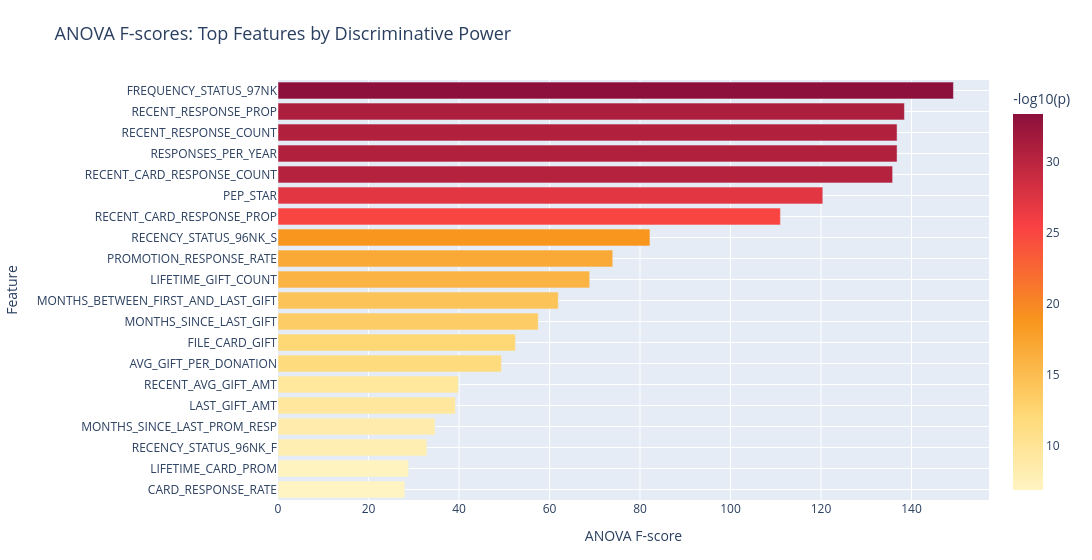

Notebook cell for this chart:
### Code cell
"""3. ANOVA F-test (filter): ranking features by between-class discriminative power"""
P_VALUE_THRESHOLD = 0.05

f_scores, p_values = f_classif(X_train_prep, y_train)
anova_df = pd.DataFrame({
    "Feature": feature_names,
    "F_score": f_scores,
    "p_value": p_values,
}).sort_values("F_score", ascending=False)

fig = plot_anova_f_scores(anova_df, top_n=20)
fig.show()

anova_selected = anova_df.loc[anova_df["p_value"] < P_VALUE_THRESHOLD, "Feature"].tolist()
print(f"Features with ANOVA p-value < {P_VALUE_THRESHOLD}: {len(anova_selected)}")

### Figure 1 — Plotly figure (JSON) as saved in the notebook; plotly's stock layout.template omitted (floating-point values rounded to 4 significant figures)
{"data": [{"customdata": [[1.223e-07], [7.939e-08], [1.005e-08], [3.946e-09], [3.979e-10], [2.866e-10], [2.254e-12], [4.726e-13], [3.683e-14], [3.943e-15], [1.191e-16], [9.149e-18], [1.478e-19], [8.104e-26], [7.597e-28], [3.55e-31], [2.175e-31], [2.175e-31], [9.714e-32], [4.513e-34]], "hovertemplate": "ANOVA F-score=%{x}<br>Feature=%{y}<br>p_value=%{customdata[0]:.4g}<br>-log10(p)=%{marker.color}<extra></extra>", "legendgroup": "", "marker": {"color": [6.913, 7.1, 7.998, 8.404, 9.4, 9.543, 11.65, 12.33, 13.43, 14.4, 15.92, 17.04, 18.83, 25.09, 27.12, 30.45, 30.66, 30.66, 31.01, 33.35], "coloraxis": "coloraxis", "pattern": {"shape": ""}}, "name": "", "orientation": "h", "showlegend": false, "textposition": "auto", "type": "bar", "x": [28.03, 28.87, 32.89, 34.72, 39.21, 39.85, 49.38, 52.46, 57.51, 61.93, 68.88, 73.98, 82.19, 111.0, 120.4, 135.8, 136.8, 136.8, 138.4, 149.3], "xaxis": "x", "y": ["CARD_RESPONSE_RATE", "LIFETIME_CARD_PROM", "RECENCY_STATUS_96NK_F", "MONTHS_SINCE_LAST_PROM_RESP", "LAST_GIFT_AMT", "RECENT_AVG_GIFT_AMT", "AVG_GIFT_PER_DONATION", "FILE_CARD_GIFT", "MONTHS_SINCE_LAST_GIFT", "MONTHS_BETWEEN_FIRST_AND_LAST_GIFT", "LIFETIME_GIFT_COUNT", "PROMOTION_RESPONSE_RATE", "RECENCY_STATUS_96NK_S", "RECENT_CARD_RESPONSE_PROP", "PEP_STAR", "RECENT_CARD_RESPONSE_COUNT", "RESPONSES_PER_YEAR", "RECENT_RESPONSE_COUNT", "RECENT_RESPONSE_PROP", "FREQUENCY_STATUS_97NK"], "yaxis": "y"}], "layout": {"barmode": "relative", "coloraxis": {"colorbar": {"tickfont": {"color": "#2A3F5F"}, "title": {"font": {"color": "#2A3F5F"}, "text": "-log10(p)"}}, "colorscale": [[0, "#FFF4C2"], [0.2, "#FED976"], [0.45, "#F8961E"], [0.7, "#F94144"], [1, "#8C103B"]]}, "font": {"color": "#2A3F5F"}, "height": 560, "legend": {"bgcolor": "rgba(255,255,255,0.75)", "bordercolor": "rgba(0,0,0,0)", "font": {"color": "#2A3F5F"}, "tracegroupgap": 0}, "margin": {"b": 60, "l": 80, "r": 40, "t": 80}, "paper_bgcolor": "#FFFFFF", "plot_bgcolor": "#E5ECF6", "title": {"font": {"color": "#2A3F5F", "size": 18}, "text": "ANOVA F-scores: Top Features by Discriminative Power"}, "width": 1100, "xaxis": {"anchor": "y", "domain": [0, 1], "gridcolor": "#FFFFFF", "showgrid": true, "tickfont": {"color": "#2A3F5F"}, "title": {"font": {"color": "#2A3F5F"}, "text": "ANOVA F-score"}, "zeroline": false}, "yaxis": {"anchor": "x", "domain": [0, 1], "gridcolor": "#FFFFFF", "showgrid": true, "tickfont": {"color": "#2A3F5F"}, "title": {"font": {"color": "#2A3F5F"}, "text": "Feature"}, "zeroline": false}}}
